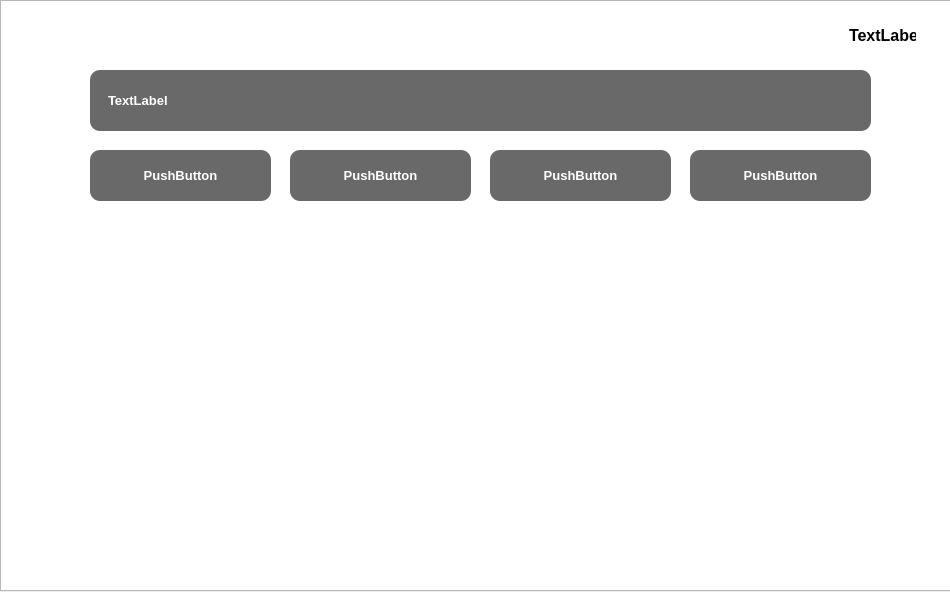
<?xml version="1.0" encoding="UTF-8"?>
<ui version="4.0">
 <class>EscenaArte</class>
 <widget class="QDialog" name="EscenaArte">
  <property name="geometry">
   <rect>
    <x>0</x>
    <y>0</y>
    <width>950</width>
    <height>592</height>
   </rect>
  </property>
  <property name="windowTitle">
   <string>Dialog</string>
  </property>
  <widget class="QPushButton" name="bnOpcionB">
   <property name="geometry">
    <rect>
     <x>290</x>
     <y>150</y>
     <width>181</width>
     <height>51</height>
    </rect>
   </property>
   <property name="styleSheet">
    <string notr="true">QPushButton{
    background-color: rgba(0, 0, 0, 150); /* fondo negro translúcido */
    color: white;                         /* texto blanco */
    font-family: &quot;Segoe UI&quot;;              /* tipo de fuente */
    font-size: 10pt;    
  font-weight: bold;                    /* tamaño de texto */
    border-radius: 10px;                  /* bordes suaves */
    padding: 8px 15px;                    /* espacio interno */
    qproperty-alignment: 'AlignCenter';   /* centra el texto */
}
</string>
   </property>
   <property name="text">
    <string>PushButton</string>
   </property>
  </widget>
  <widget class="QPushButton" name="bnOpcionA">
   <property name="geometry">
    <rect>
     <x>90</x>
     <y>150</y>
     <width>181</width>
     <height>51</height>
    </rect>
   </property>
   <property name="styleSheet">
    <string notr="true">QPushButton{
    background-color: rgba(0, 0, 0, 150); /* fondo negro translúcido */
    color: white;                         /* texto blanco */
    font-family: &quot;Segoe UI&quot;;              /* tipo de fuente */
    font-size: 10pt;     
  font-weight: bold;                    /* tamaño de texto */
    border-radius: 10px;                  /* bordes suaves */
    padding: 8px 15px;                    /* espacio interno */
    qproperty-alignment: 'AlignCenter';   /* centra el texto */
}
</string>
   </property>
   <property name="text">
    <string>PushButton</string>
   </property>
  </widget>
  <widget class="QPushButton" name="bnOpcionC">
   <property name="geometry">
    <rect>
     <x>490</x>
     <y>150</y>
     <width>181</width>
     <height>51</height>
    </rect>
   </property>
   <property name="styleSheet">
    <string notr="true">QPushButton{
    background-color: rgba(0, 0, 0, 150); /* fondo negro translúcido */
    color: white;                         /* texto blanco */
    font-family: &quot;Segoe UI&quot;;              /* tipo de fuente */
    font-size: 10pt;    
  font-weight: bold;                     /* tamaño de texto */
    border-radius: 10px;                  /* bordes suaves */
    padding: 8px 15px;                    /* espacio interno */
    qproperty-alignment: 'AlignCenter';   /* centra el texto */
}
</string>
   </property>
   <property name="text">
    <string>PushButton</string>
   </property>
  </widget>
  <widget class="QLabel" name="lbPregunta">
   <property name="geometry">
    <rect>
     <x>90</x>
     <y>70</y>
     <width>781</width>
     <height>61</height>
    </rect>
   </property>
   <property name="styleSheet">
    <string notr="true">QLabel {
    background-color: rgba(0, 0, 0, 150); /* fondo negro translúcido */
    color: white;                         /* texto blanco */
    font-family: &quot;Segoe UI&quot;;              /* tipo de fuente */
    font-size: 10pt;                      /* tamaño de texto */
    font-weight: bold;                    /* texto más marcado */
    border-radius: 10px;                  /* bordes suaves */
    padding: 8px 15px;                    /* espacio interno */
    qproperty-alignment: 'AlignCenter';   /* centra el texto */
}
</string>
   </property>
   <property name="text">
    <string>TextLabel</string>
   </property>
  </widget>
  <widget class="QGraphicsView" name="graphicsViewArte">
   <property name="geometry">
    <rect>
     <x>0</x>
     <y>0</y>
     <width>951</width>
     <height>591</height>
    </rect>
   </property>
  </widget>
  <widget class="QLabel" name="lbCantidad">
   <property name="geometry">
    <rect>
     <x>830</x>
     <y>10</y>
     <width>101</width>
     <height>51</height>
    </rect>
   </property>
   <property name="styleSheet">
    <string notr="true">QLabel {
    background-color: rgba(255, 255, 255, 180);  /* fondo blanco semi-transparente */
    color: black;                                /* texto negro */
    font-family: &quot;Segoe UI&quot;;                     /* tipo de fuente */
    font-size: 12pt;                             /* tamaño de texto */
    font-weight: bold;                           /* texto más marcado */
    border-radius: 10px;                         /* bordes redondeados */
    padding: 8px 15px;                           /* espacio interno */
    qproperty-alignment: 'AlignCenter';          /* centra el texto */
}

</string>
   </property>
   <property name="text">
    <string>TextLabel</string>
   </property>
  </widget>
  <widget class="QPushButton" name="bnOpcionD">
   <property name="geometry">
    <rect>
     <x>690</x>
     <y>150</y>
     <width>181</width>
     <height>51</height>
    </rect>
   </property>
   <property name="styleSheet">
    <string notr="true">QPushButton{
    background-color: rgba(0, 0, 0, 150); /* fondo negro translúcido */
    color: white;                         /* texto blanco */
    font-family: &quot;Segoe UI&quot;;              /* tipo de fuente */
    font-size: 10pt;      
  font-weight: bold;                   /* tamaño de texto */
    border-radius: 10px;                  /* bordes suaves */
    padding: 8px 15px;                    /* espacio interno */
    qproperty-alignment: 'AlignCenter';   /* centra el texto */
}
</string>
   </property>
   <property name="text">
    <string>PushButton</string>
   </property>
  </widget>
  <zorder>graphicsViewArte</zorder>
  <zorder>bnOpcionB</zorder>
  <zorder>bnOpcionA</zorder>
  <zorder>bnOpcionC</zorder>
  <zorder>lbPregunta</zorder>
  <zorder>lbCantidad</zorder>
  <zorder>bnOpcionD</zorder>
 </widget>
 <resources/>
 <connections/>
</ui>
